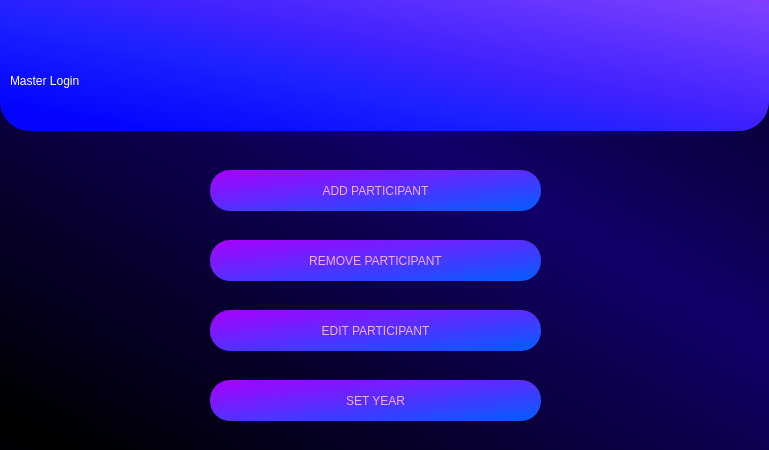
<?xml version="1.0" encoding="UTF-8"?>
<ui version="4.0">
 <class>Dialog</class>
 <widget class="QDialog" name="Dialog">
  <property name="geometry">
   <rect>
    <x>0</x>
    <y>0</y>
    <width>769</width>
    <height>450</height>
   </rect>
  </property>
  <property name="minimumSize">
   <size>
    <width>769</width>
    <height>450</height>
   </size>
  </property>
  <property name="maximumSize">
   <size>
    <width>769</width>
    <height>450</height>
   </size>
  </property>
  <property name="windowTitle">
   <string>Dialog</string>
  </property>
  <property name="styleSheet">
   <string notr="true">QDialog#Dialog{
background-color: qlineargradient(spread:reflect, x1:0.0454545, y1:0.966, x2:0.619, y2:0.386, stop:0 rgba(0, 0, 0, 255), stop:1 rgba(17, 0, 104, 255));
}</string>
  </property>
  <widget class="QLabel" name="label">
   <property name="geometry">
    <rect>
     <x>0</x>
     <y>-30</y>
     <width>769</width>
     <height>161</height>
    </rect>
   </property>
   <property name="minimumSize">
    <size>
     <width>0</width>
     <height>0</height>
    </size>
   </property>
   <property name="maximumSize">
    <size>
     <width>769</width>
     <height>16777215</height>
    </size>
   </property>
   <property name="styleSheet">
    <string notr="true">background-color: qlineargradient(spread:pad, x1:0.091, y1:0.931955, x2:1, y2:0, stop:0 rgba(3, 3, 255, 255), stop:0.289773 rgba(27, 33, 255, 255), stop:0.482955 rgba(65, 34, 255, 255), stop:0.869318 rgba(124, 64, 255, 255), stop:1 rgba(159, 25, 255, 255));
font: 240pt &quot;Terminal&quot;;
border-radius : 30px</string>
   </property>
   <property name="text">
    <string/>
   </property>
  </widget>
  <widget class="QLabel" name="label_2">
   <property name="geometry">
    <rect>
     <x>10</x>
     <y>30</y>
     <width>721</width>
     <height>101</height>
    </rect>
   </property>
   <property name="styleSheet">
    <string notr="true">font: 75 65pt &quot;Arial&quot;;
color: rgb(255, 255, 255);</string>
   </property>
   <property name="text">
    <string>Master Login</string>
   </property>
  </widget>
  <widget class="QPushButton" name="add_participant_butt">
   <property name="geometry">
    <rect>
     <x>210</x>
     <y>170</y>
     <width>331</width>
     <height>41</height>
    </rect>
   </property>
   <property name="styleSheet">
    <string notr="true"> QPushButton{


 color: rgb(246, 172, 255);
 font: 14pt &quot;Arial&quot;; 
 background-color: qlineargradient(spread:pad, x1:0.994, y1:1, x2:0, y2:0,     stop:0.0227273 rgba(5, 92, 255, 255), stop:1 rgba(170, 0, 255, 255));
 border-color: rgb(170, 0, 255);
 border-radius : 20px;



}

QPushButton:hover{
 background-color: rgb(170, 85, 255);


}</string>
   </property>
   <property name="text">
    <string>ADD PARTICIPANT</string>
   </property>
  </widget>
  <widget class="QPushButton" name="remove_participant_butt">
   <property name="geometry">
    <rect>
     <x>210</x>
     <y>240</y>
     <width>331</width>
     <height>41</height>
    </rect>
   </property>
   <property name="styleSheet">
    <string notr="true"> QPushButton{


 color: rgb(246, 172, 255);
 font: 14pt &quot;Arial&quot;; 
 background-color: qlineargradient(spread:pad, x1:0.994, y1:1, x2:0, y2:0,     stop:0.0227273 rgba(5, 92, 255, 255), stop:1 rgba(170, 0, 255, 255));
 border-color: rgb(170, 0, 255);
 border-radius : 20px;



}

QPushButton:hover{
 background-color: rgb(170, 85, 255);


}</string>
   </property>
   <property name="text">
    <string>REMOVE PARTICIPANT</string>
   </property>
  </widget>
  <widget class="QPushButton" name="edit_participant_butt">
   <property name="geometry">
    <rect>
     <x>210</x>
     <y>310</y>
     <width>331</width>
     <height>41</height>
    </rect>
   </property>
   <property name="styleSheet">
    <string notr="true"> QPushButton{


 color: rgb(246, 172, 255);
 font: 14pt &quot;Arial&quot;; 
 background-color: qlineargradient(spread:pad, x1:0.994, y1:1, x2:0, y2:0,     stop:0.0227273 rgba(5, 92, 255, 255), stop:1 rgba(170, 0, 255, 255));
 border-color: rgb(170, 0, 255);
 border-radius : 20px;



}

QPushButton:hover{
 background-color: rgb(170, 85, 255);


}</string>
   </property>
   <property name="text">
    <string>EDIT PARTICIPANT</string>
   </property>
  </widget>
  <widget class="QPushButton" name="set_year_butt">
   <property name="geometry">
    <rect>
     <x>210</x>
     <y>380</y>
     <width>331</width>
     <height>41</height>
    </rect>
   </property>
   <property name="styleSheet">
    <string notr="true"> QPushButton{


 color: rgb(246, 172, 255);
 font: 14pt &quot;Arial&quot;; 
 background-color: qlineargradient(spread:pad, x1:0.994, y1:1, x2:0, y2:0,     stop:0.0227273 rgba(5, 92, 255, 255), stop:1 rgba(170, 0, 255, 255));
 border-color: rgb(170, 0, 255);
 border-radius : 20px;



}

QPushButton:hover{
 background-color: rgb(170, 85, 255);


}</string>
   </property>
   <property name="text">
    <string>SET YEAR</string>
   </property>
  </widget>
 </widget>
 <resources/>
 <connections/>
</ui>
